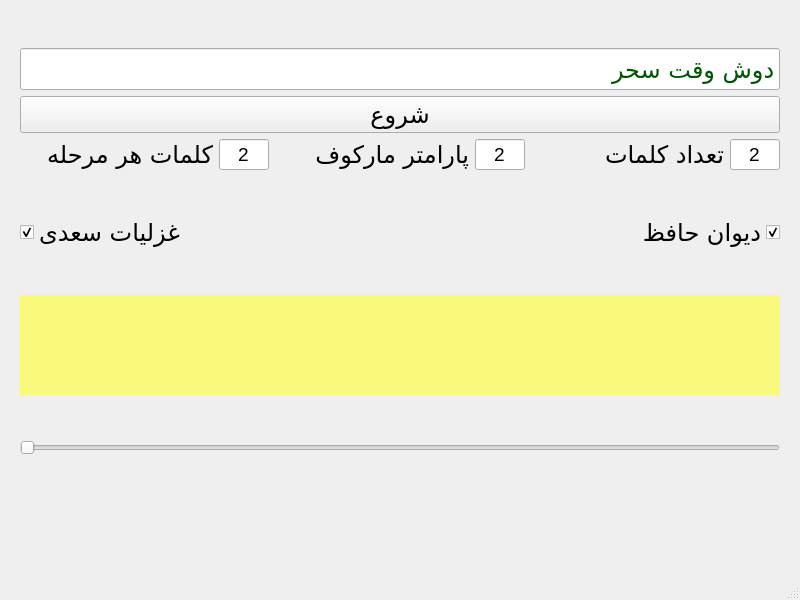
<?xml version="1.0" encoding="UTF-8"?>
<ui version="4.0">
 <class>MainWindow</class>
 <widget class="QMainWindow" name="MainWindow">
  <property name="geometry">
   <rect>
    <x>0</x>
    <y>0</y>
    <width>800</width>
    <height>600</height>
   </rect>
  </property>
  <property name="windowTitle">
   <string>MHPoet</string>
  </property>
  <widget class="QWidget" name="centralwidget">
   <property name="sizePolicy">
    <sizepolicy hsizetype="Minimum" vsizetype="Preferred">
     <horstretch>0</horstretch>
     <verstretch>0</verstretch>
    </sizepolicy>
   </property>
   <property name="minimumSize">
    <size>
     <width>800</width>
     <height>0</height>
    </size>
   </property>
   <property name="maximumSize">
    <size>
     <width>800</width>
     <height>16777215</height>
    </size>
   </property>
   <layout class="QVBoxLayout" name="verticalLayout_3">
    <property name="leftMargin">
     <number>20</number>
    </property>
    <property name="rightMargin">
     <number>20</number>
    </property>
    <item>
     <layout class="QVBoxLayout" name="verticalLayout">
      <item>
       <widget class="QLineEdit" name="textEdit">
        <property name="font">
         <font>
          <family>B Zar</family>
          <pointsize>18</pointsize>
         </font>
        </property>
        <property name="styleSheet">
         <string notr="true">color: rgb(0, 85, 0);</string>
        </property>
        <property name="text">
         <string>دوش وقت سحر</string>
        </property>
       </widget>
      </item>
      <item>
       <widget class="QPushButton" name="startButton">
        <property name="font">
         <font>
          <family>B Zar</family>
          <pointsize>18</pointsize>
         </font>
        </property>
        <property name="text">
         <string>شروع</string>
        </property>
       </widget>
      </item>
      <item>
       <layout class="QHBoxLayout" name="horizontalLayout_4">
        <property name="sizeConstraint">
         <enum>QLayout::SetMinimumSize</enum>
        </property>
        <item>
         <widget class="QLabel" name="label_3">
          <property name="font">
           <font>
            <family>B Zar</family>
            <pointsize>18</pointsize>
           </font>
          </property>
          <property name="text">
           <string>کلمات هر مرحله</string>
          </property>
         </widget>
        </item>
        <item>
         <widget class="QLineEdit" name="stepEdit">
          <property name="maximumSize">
           <size>
            <width>50</width>
            <height>16777215</height>
           </size>
          </property>
          <property name="font">
           <font>
            <family>Tahoma</family>
            <pointsize>14</pointsize>
           </font>
          </property>
          <property name="text">
           <string>2</string>
          </property>
          <property name="alignment">
           <set>Qt::AlignCenter</set>
          </property>
         </widget>
        </item>
        <item>
         <widget class="QLabel" name="label_2">
          <property name="font">
           <font>
            <family>B Zar</family>
            <pointsize>18</pointsize>
           </font>
          </property>
          <property name="text">
           <string>پارامتر مارکوف</string>
          </property>
         </widget>
        </item>
        <item>
         <widget class="QLineEdit" name="NEdit">
          <property name="maximumSize">
           <size>
            <width>50</width>
            <height>16777215</height>
           </size>
          </property>
          <property name="font">
           <font>
            <family>Tahoma</family>
            <pointsize>14</pointsize>
           </font>
          </property>
          <property name="text">
           <string>2</string>
          </property>
          <property name="alignment">
           <set>Qt::AlignCenter</set>
          </property>
         </widget>
        </item>
        <item>
         <widget class="QLabel" name="label">
          <property name="font">
           <font>
            <family>B Zar</family>
            <pointsize>18</pointsize>
           </font>
          </property>
          <property name="text">
           <string>تعداد کلمات</string>
          </property>
         </widget>
        </item>
        <item>
         <widget class="QLineEdit" name="NoEdit">
          <property name="maximumSize">
           <size>
            <width>50</width>
            <height>16777215</height>
           </size>
          </property>
          <property name="font">
           <font>
            <family>Tahoma</family>
            <pointsize>14</pointsize>
           </font>
          </property>
          <property name="text">
           <string>2</string>
          </property>
          <property name="alignment">
           <set>Qt::AlignCenter</set>
          </property>
         </widget>
        </item>
       </layout>
      </item>
     </layout>
    </item>
    <item>
     <layout class="QHBoxLayout" name="horizontalLayout_3">
      <item>
       <widget class="QCheckBox" name="saadiBox">
        <property name="font">
         <font>
          <family>B Zar</family>
          <pointsize>18</pointsize>
         </font>
        </property>
        <property name="text">
         <string>غزلیات سعدی</string>
        </property>
        <property name="checked">
         <bool>true</bool>
        </property>
       </widget>
      </item>
      <item>
       <widget class="QCheckBox" name="hafezBox">
        <property name="font">
         <font>
          <family>B Zar</family>
          <pointsize>18</pointsize>
         </font>
        </property>
        <property name="layoutDirection">
         <enum>Qt::RightToLeft</enum>
        </property>
        <property name="text">
         <string>دیوان حافظ</string>
        </property>
        <property name="checked">
         <bool>true</bool>
        </property>
       </widget>
      </item>
     </layout>
    </item>
    <item>
     <widget class="QLabel" name="completedLabel">
      <property name="maximumSize">
       <size>
        <width>16777215</width>
        <height>100</height>
       </size>
      </property>
      <property name="palette">
       <palette>
        <active>
         <colorrole role="WindowText">
          <brush brushstyle="SolidPattern">
           <color alpha="255">
            <red>255</red>
            <green>0</green>
            <blue>0</blue>
           </color>
          </brush>
         </colorrole>
         <colorrole role="Button">
          <brush brushstyle="SolidPattern">
           <color alpha="255">
            <red>249</red>
            <green>249</green>
            <blue>124</blue>
           </color>
          </brush>
         </colorrole>
         <colorrole role="Light">
          <brush brushstyle="SolidPattern">
           <color alpha="255">
            <red>255</red>
            <green>255</green>
            <blue>255</blue>
           </color>
          </brush>
         </colorrole>
         <colorrole role="Midlight">
          <brush brushstyle="SolidPattern">
           <color alpha="255">
            <red>255</red>
            <green>255</green>
            <blue>191</blue>
           </color>
          </brush>
         </colorrole>
         <colorrole role="Dark">
          <brush brushstyle="SolidPattern">
           <color alpha="255">
            <red>127</red>
            <green>127</green>
            <blue>63</blue>
           </color>
          </brush>
         </colorrole>
         <colorrole role="Mid">
          <brush brushstyle="SolidPattern">
           <color alpha="255">
            <red>170</red>
            <green>170</green>
            <blue>84</blue>
           </color>
          </brush>
         </colorrole>
         <colorrole role="Text">
          <brush brushstyle="SolidPattern">
           <color alpha="255">
            <red>255</red>
            <green>0</green>
            <blue>0</blue>
           </color>
          </brush>
         </colorrole>
         <colorrole role="BrightText">
          <brush brushstyle="SolidPattern">
           <color alpha="255">
            <red>255</red>
            <green>255</green>
            <blue>255</blue>
           </color>
          </brush>
         </colorrole>
         <colorrole role="ButtonText">
          <brush brushstyle="SolidPattern">
           <color alpha="255">
            <red>255</red>
            <green>0</green>
            <blue>0</blue>
           </color>
          </brush>
         </colorrole>
         <colorrole role="Base">
          <brush brushstyle="SolidPattern">
           <color alpha="255">
            <red>249</red>
            <green>249</green>
            <blue>124</blue>
           </color>
          </brush>
         </colorrole>
         <colorrole role="Window">
          <brush brushstyle="SolidPattern">
           <color alpha="255">
            <red>249</red>
            <green>249</green>
            <blue>124</blue>
           </color>
          </brush>
         </colorrole>
         <colorrole role="Shadow">
          <brush brushstyle="SolidPattern">
           <color alpha="255">
            <red>0</red>
            <green>0</green>
            <blue>0</blue>
           </color>
          </brush>
         </colorrole>
         <colorrole role="AlternateBase">
          <brush brushstyle="SolidPattern">
           <color alpha="255">
            <red>255</red>
            <green>255</green>
            <blue>191</blue>
           </color>
          </brush>
         </colorrole>
         <colorrole role="ToolTipBase">
          <brush brushstyle="SolidPattern">
           <color alpha="255">
            <red>255</red>
            <green>255</green>
            <blue>220</blue>
           </color>
          </brush>
         </colorrole>
         <colorrole role="ToolTipText">
          <brush brushstyle="SolidPattern">
           <color alpha="255">
            <red>0</red>
            <green>0</green>
            <blue>0</blue>
           </color>
          </brush>
         </colorrole>
        </active>
        <inactive>
         <colorrole role="WindowText">
          <brush brushstyle="SolidPattern">
           <color alpha="255">
            <red>255</red>
            <green>0</green>
            <blue>0</blue>
           </color>
          </brush>
         </colorrole>
         <colorrole role="Button">
          <brush brushstyle="SolidPattern">
           <color alpha="255">
            <red>249</red>
            <green>249</green>
            <blue>124</blue>
           </color>
          </brush>
         </colorrole>
         <colorrole role="Light">
          <brush brushstyle="SolidPattern">
           <color alpha="255">
            <red>255</red>
            <green>255</green>
            <blue>255</blue>
           </color>
          </brush>
         </colorrole>
         <colorrole role="Midlight">
          <brush brushstyle="SolidPattern">
           <color alpha="255">
            <red>255</red>
            <green>255</green>
            <blue>191</blue>
           </color>
          </brush>
         </colorrole>
         <colorrole role="Dark">
          <brush brushstyle="SolidPattern">
           <color alpha="255">
            <red>127</red>
            <green>127</green>
            <blue>63</blue>
           </color>
          </brush>
         </colorrole>
         <colorrole role="Mid">
          <brush brushstyle="SolidPattern">
           <color alpha="255">
            <red>170</red>
            <green>170</green>
            <blue>84</blue>
           </color>
          </brush>
         </colorrole>
         <colorrole role="Text">
          <brush brushstyle="SolidPattern">
           <color alpha="255">
            <red>255</red>
            <green>0</green>
            <blue>0</blue>
           </color>
          </brush>
         </colorrole>
         <colorrole role="BrightText">
          <brush brushstyle="SolidPattern">
           <color alpha="255">
            <red>255</red>
            <green>255</green>
            <blue>255</blue>
           </color>
          </brush>
         </colorrole>
         <colorrole role="ButtonText">
          <brush brushstyle="SolidPattern">
           <color alpha="255">
            <red>255</red>
            <green>0</green>
            <blue>0</blue>
           </color>
          </brush>
         </colorrole>
         <colorrole role="Base">
          <brush brushstyle="SolidPattern">
           <color alpha="255">
            <red>249</red>
            <green>249</green>
            <blue>124</blue>
           </color>
          </brush>
         </colorrole>
         <colorrole role="Window">
          <brush brushstyle="SolidPattern">
           <color alpha="255">
            <red>249</red>
            <green>249</green>
            <blue>124</blue>
           </color>
          </brush>
         </colorrole>
         <colorrole role="Shadow">
          <brush brushstyle="SolidPattern">
           <color alpha="255">
            <red>0</red>
            <green>0</green>
            <blue>0</blue>
           </color>
          </brush>
         </colorrole>
         <colorrole role="AlternateBase">
          <brush brushstyle="SolidPattern">
           <color alpha="255">
            <red>255</red>
            <green>255</green>
            <blue>191</blue>
           </color>
          </brush>
         </colorrole>
         <colorrole role="ToolTipBase">
          <brush brushstyle="SolidPattern">
           <color alpha="255">
            <red>255</red>
            <green>255</green>
            <blue>220</blue>
           </color>
          </brush>
         </colorrole>
         <colorrole role="ToolTipText">
          <brush brushstyle="SolidPattern">
           <color alpha="255">
            <red>0</red>
            <green>0</green>
            <blue>0</blue>
           </color>
          </brush>
         </colorrole>
        </inactive>
        <disabled>
         <colorrole role="WindowText">
          <brush brushstyle="SolidPattern">
           <color alpha="255">
            <red>255</red>
            <green>0</green>
            <blue>0</blue>
           </color>
          </brush>
         </colorrole>
         <colorrole role="Button">
          <brush brushstyle="SolidPattern">
           <color alpha="255">
            <red>249</red>
            <green>249</green>
            <blue>124</blue>
           </color>
          </brush>
         </colorrole>
         <colorrole role="Light">
          <brush brushstyle="SolidPattern">
           <color alpha="255">
            <red>255</red>
            <green>255</green>
            <blue>255</blue>
           </color>
          </brush>
         </colorrole>
         <colorrole role="Midlight">
          <brush brushstyle="SolidPattern">
           <color alpha="255">
            <red>255</red>
            <green>255</green>
            <blue>191</blue>
           </color>
          </brush>
         </colorrole>
         <colorrole role="Dark">
          <brush brushstyle="SolidPattern">
           <color alpha="255">
            <red>127</red>
            <green>127</green>
            <blue>63</blue>
           </color>
          </brush>
         </colorrole>
         <colorrole role="Mid">
          <brush brushstyle="SolidPattern">
           <color alpha="255">
            <red>170</red>
            <green>170</green>
            <blue>84</blue>
           </color>
          </brush>
         </colorrole>
         <colorrole role="Text">
          <brush brushstyle="SolidPattern">
           <color alpha="255">
            <red>255</red>
            <green>0</green>
            <blue>0</blue>
           </color>
          </brush>
         </colorrole>
         <colorrole role="BrightText">
          <brush brushstyle="SolidPattern">
           <color alpha="255">
            <red>255</red>
            <green>255</green>
            <blue>255</blue>
           </color>
          </brush>
         </colorrole>
         <colorrole role="ButtonText">
          <brush brushstyle="SolidPattern">
           <color alpha="255">
            <red>255</red>
            <green>0</green>
            <blue>0</blue>
           </color>
          </brush>
         </colorrole>
         <colorrole role="Base">
          <brush brushstyle="SolidPattern">
           <color alpha="255">
            <red>249</red>
            <green>249</green>
            <blue>124</blue>
           </color>
          </brush>
         </colorrole>
         <colorrole role="Window">
          <brush brushstyle="SolidPattern">
           <color alpha="255">
            <red>249</red>
            <green>249</green>
            <blue>124</blue>
           </color>
          </brush>
         </colorrole>
         <colorrole role="Shadow">
          <brush brushstyle="SolidPattern">
           <color alpha="255">
            <red>0</red>
            <green>0</green>
            <blue>0</blue>
           </color>
          </brush>
         </colorrole>
         <colorrole role="AlternateBase">
          <brush brushstyle="SolidPattern">
           <color alpha="255">
            <red>255</red>
            <green>255</green>
            <blue>127</blue>
           </color>
          </brush>
         </colorrole>
         <colorrole role="ToolTipBase">
          <brush brushstyle="SolidPattern">
           <color alpha="255">
            <red>255</red>
            <green>255</green>
            <blue>220</blue>
           </color>
          </brush>
         </colorrole>
         <colorrole role="ToolTipText">
          <brush brushstyle="SolidPattern">
           <color alpha="255">
            <red>0</red>
            <green>0</green>
            <blue>0</blue>
           </color>
          </brush>
         </colorrole>
        </disabled>
       </palette>
      </property>
      <property name="font">
       <font>
        <family>B Koodak</family>
        <pointsize>24</pointsize>
        <weight>75</weight>
        <bold>true</bold>
       </font>
      </property>
      <property name="autoFillBackground">
       <bool>false</bool>
      </property>
      <property name="styleSheet">
       <string notr="true">background-color: rgb(249, 249, 124);
color: rgb(255, 0, 0);</string>
      </property>
      <property name="text">
       <string/>
      </property>
     </widget>
    </item>
    <item>
     <widget class="QSlider" name="Slider">
      <property name="orientation">
       <enum>Qt::Horizontal</enum>
      </property>
     </widget>
    </item>
    <item>
     <widget class="QLabel" name="statLabel">
      <property name="maximumSize">
       <size>
        <width>16777215</width>
        <height>25</height>
       </size>
      </property>
      <property name="text">
       <string/>
      </property>
     </widget>
    </item>
   </layout>
  </widget>
  <widget class="QMenuBar" name="menubar">
   <property name="geometry">
    <rect>
     <x>0</x>
     <y>0</y>
     <width>800</width>
     <height>21</height>
    </rect>
   </property>
  </widget>
  <widget class="QStatusBar" name="statusbar"/>
 </widget>
 <resources/>
 <connections/>
</ui>
